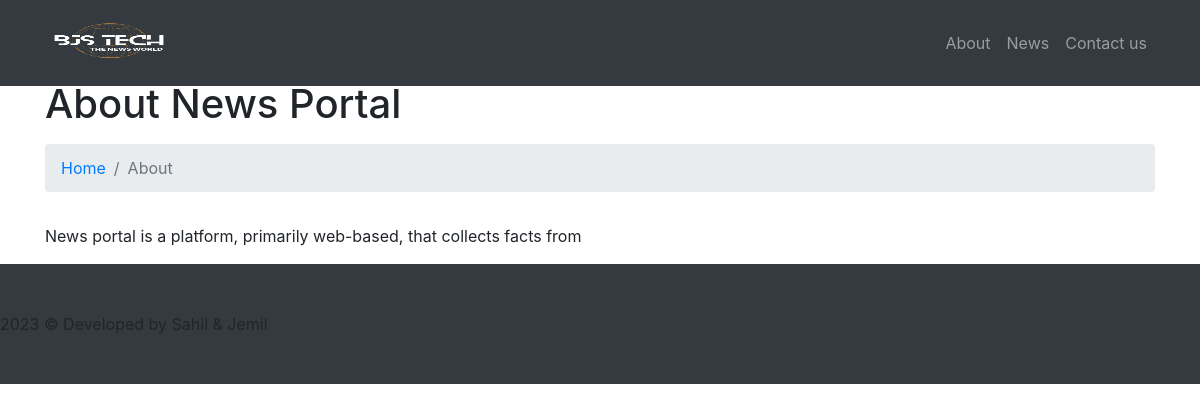
The page /about-us.php on the database its author committed.
### tables this page shows
CREATE TABLE `tblpages` (
  `id` int(11) NOT NULL,
  `PageName` varchar(200) DEFAULT NULL,
  `PageTitle` mediumtext DEFAULT NULL,
  `Description` longtext DEFAULT NULL,
  `PostingDate` timestamp NULL DEFAULT current_timestamp(),
  `UpdationDate` timestamp NULL DEFAULT NULL ON UPDATE current_timestamp()
);

### about-us.php (the view, shortened to what this page needs)
<?php
include('includes/config.php');
?>
<!DOCTYPE html>
<html lang="en">
  <head>
    <link href="vendor/bootstrap/css/bootstrap.min.css" rel="stylesheet">
    <link href="css/modern-business.css" rel="stylesheet">
  </head>
  <body>
    <?php include('includes/header.php');?>
    <div class="container">
<?php
$pagetype='aboutus';
$query=mysqli_query($con,"select PageTitle,Description from tblpages where PageName='$pagetype'");
while($row=mysqli_fetch_array($query))
{
?>
      <h1 class="mt-4 mb-3"><?php echo htmlentities($row['PageTitle'])?>
      </h1>
      <ol class="breadcrumb">
        <li class="breadcrumb-item">
          <a href="dashboard.php">Home</a>
        </li>
        <li class="breadcrumb-item active">About</li>
      </ol>
      <div class="row">
        <div class="col-lg-12">
          <p><?php echo $row['Description'];?></p>
        </div>
      </div>
<?php } ?>
    </div>
 <?php include('includes/footer.php');?>
  </body>
</html>

### css/modern-business.css (style rules this page uses)
body { padding-top: 74px; }
@media (min-width: 992px) { body { padding-top: 56px; } }

### rows shown on the page
tblpages: PageTitle "About News Portal", Description "News portal is a platform, primarily web-based, that collects facts from"
